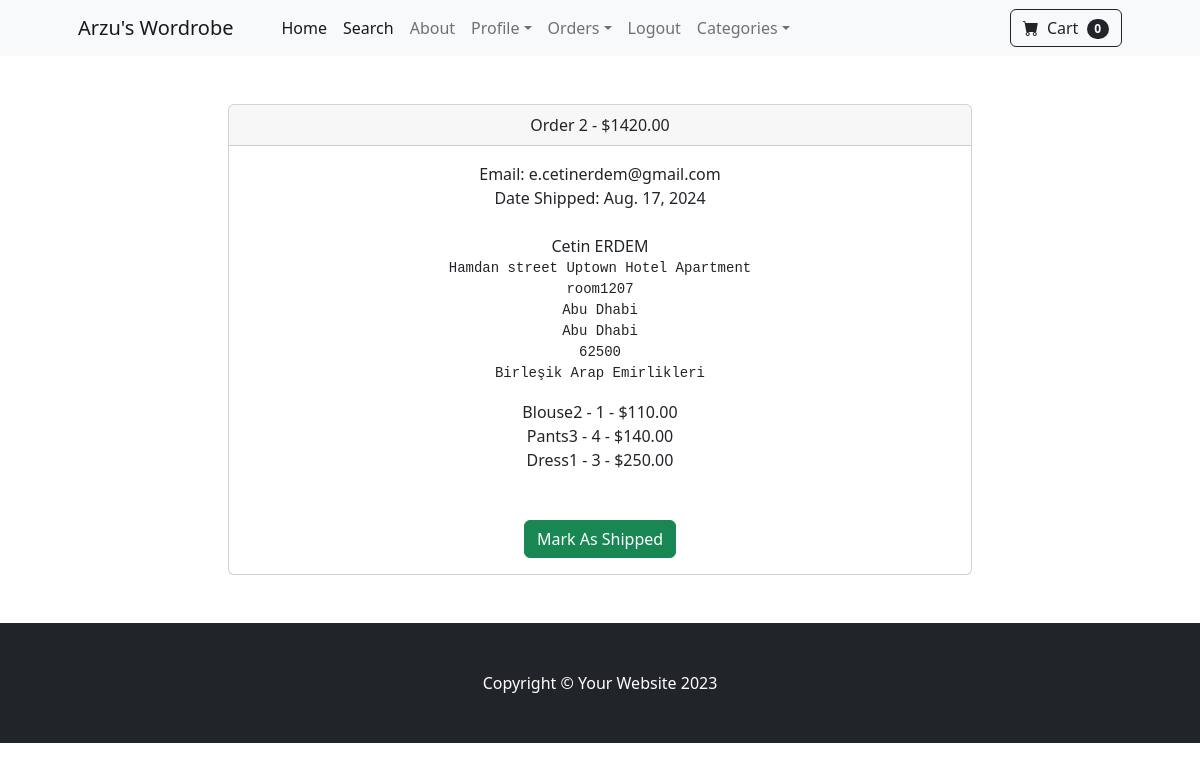
Page /payment/orders/2 (signed in) on the committed database.
### payment/models.py (models this page shows, shortened)
class Order(models.Model):
    user = models.ForeignKey(User, on_delete=models.CASCADE, null=True, blank=True)
    full_name = models.CharField(max_length=250)
    email = models.EmailField(max_length=250)
    shipping_address = models.TextField(max_length=15000)
    amount_paid = models.DecimalField(max_digits=10, decimal_places=2)
    date_ordered = models.DateTimeField(auto_now_add=True)
    shipped = models.BooleanField(default=False)
    date_shipped = models.DateField(blank=True, null=True)

class OrderItem(models.Model):
    order = models.ForeignKey(Order, on_delete=models.CASCADE, null=True)
    product = models.ForeignKey(Product, on_delete=models.CASCADE, null=True)
    user = models.ForeignKey(User, on_delete=models.CASCADE, null=True, blank=True)
    quantity = models.PositiveBigIntegerField(default=1)
    price = models.DecimalField(max_digits=10, decimal_places=2)

### store/models.py (models this page shows)
class Product(models.Model):
	name = models.CharField(max_length=100)
	price = models.DecimalField(default=0, decimal_places=2, max_digits=6)
	category = models.ForeignKey(Category, on_delete=models.CASCADE, default=1)
	description = models.CharField(max_length=250, default='', blank=True, null=True)
	image = models.ImageField(upload_to='uploads/product/')
	is_sale = models.BooleanField(default=False)
	sale_price = models.DecimalField(default=0, decimal_places=2, max_digits=6)
	def __str__(self):
		return self.name

### payment/views.py (the view, shortened to what this page needs)
# urls.py: path('orders/<int:pk>', views.orders, name='orders'),
def orders(request, pk):
	if request.user.is_authenticated and request.user.is_superuser:
		order = Order.objects.get(id=pk)
		items = OrderItem.objects.filter(order=pk)
		return render(request, 'payment/orders.html', {"order":order, "items":items})
	else:
		messages.success(request, "Access Denied")
		return redirect('home')

### cart/cart.py (called while the page is built)
    def __len__(self):
        return len(self.cart)

### cart/context_processors.py (called while the page is built)
def cart(request):
    return {'cart': Cart(request)}

### payment/templates/payment/orders.html (shortened to what this page needs)
{% extends 'base.html' %}
{% block content %}
<div class="container">
    <div class="row">
        <center>
            <div class="col-8">
                <br/><br/>
                <div class="card">
                    <div class="card-header">
                        Order {{ order.id }} - ${{ order.amount_paid }}
                    </div>
                    <div class="card-body">
                        Email: {{ order.email }}<br/>
                        {% if order.date_shipped %}
                            Date Shipped: {{ order.date_shipped }}
                        {% else %}
                            Date Ordered: {{ order.date_ordered }}
                        {% endif %}
                        <br/><br/>
                        {{ order.full_name }}<br/>
                        <pre>{{ order.shipping_address }}</pre>
                        {% for item in items %}
                            {{ item.product }} - {{ item.quantity }} - ${{ item.price }}<br/>
                        {% endfor %}
                        <br/><br/>
                        {% if not order.shipped %}
                            <form method="POST">
                                <button type="Submit" class="btn btn-success">Mark As Shipped</button>
                            </form>
                        {% else %}
                            <form method="POST">
                                {% csrf_token %}
                                <input type="hidden" name="shipping_status" value="false">
                                <button type="Submit" class="btn btn-danger">Mark As Not Shipped</button>
                            </form>
                        {% endif %}
                    </div>
                </div>
                <br/><br/>
            </div>
        </center>
    </div>
</div>
{% endblock %}

### rows in the picture
Order: id "2", amount_paid "1420.00", email "e.cetinerdem@gmail.com", date_shipped "Aug. 17, 2024", full_name "Cetin ERDEM", shipping_address "Hamdan street Uptown Hotel Apartment room1207 Abu Dhabi Abu Dhabi 62500 Birleşik Arap Emirlikleri"
OrderItem: product "Blouse2", quantity "1", price "110.00"
OrderItem: product "Pants3", quantity "4", price "140.00"
OrderItem: product "Dress1", quantity "3", price "250.00"

### other values in the picture
{{ cart|length }} "0"
